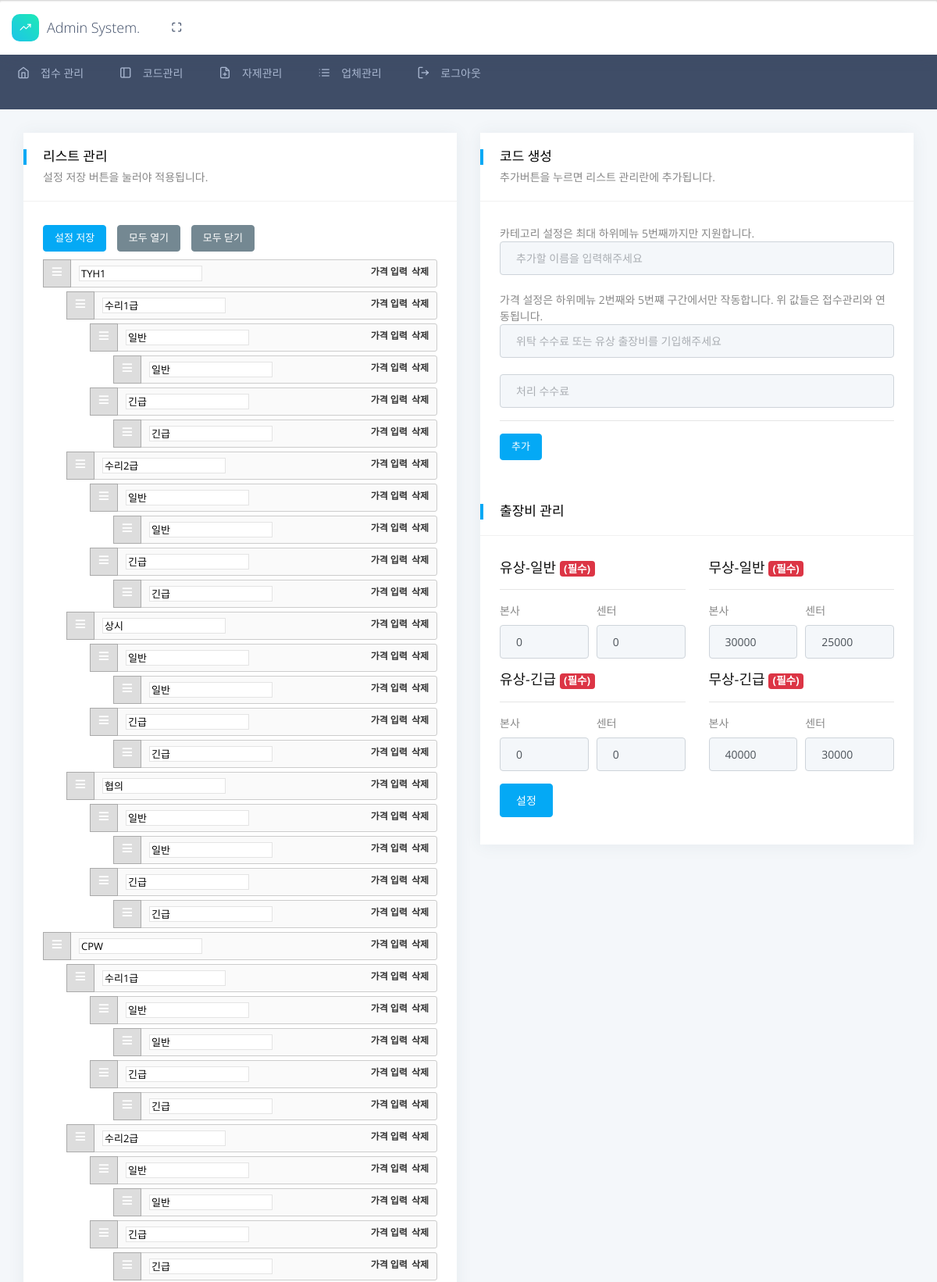
The app's page /view/mng_code.php (signed in, upper part) with its own data.
### tables this page shows
CREATE TABLE `category` (
  `id_menu` int(11) NOT NULL,
  `label_menu` varchar(20) NOT NULL COMMENT '코드명',
  `price1` varchar(50) DEFAULT NULL COMMENT '가격',
  `price2` varchar(50) DEFAULT NULL COMMENT '가격',
  `parent_id` int(11) NOT NULL COMMENT '하위카테고리 지정',
  `prev_date` datetime DEFAULT NULL COMMENT '버전관리를 위한 날짜저장',
  `update_date` datetime DEFAULT NULL COMMENT '업데이트 날짜'
);

CREATE TABLE `travel_expenses` (
  `idx` int(11) NOT NULL,
  `model_code` varchar(50) DEFAULT NULL COMMENT '구분',
  `name` varchar(50) DEFAULT NULL COMMENT '이름',
  `price` int(50) DEFAULT 0 COMMENT '본사가격',
  `price_center` int(50) NOT NULL DEFAULT 0 COMMENT '센터가격'
);

### config/db_con.php (called while the page is built, shortened)
<?php
class srms
{
    public $connect;
    public $query;
    function srms()
    {
        $this->connect = new PDO("mysql:host=localhost;dbname=admin", "root", "t6EuZwCHXH6tQr2yKNWCM4b9v3FGt6d3");
    }
    function get_result()
    {
        return $this->connect->query($this->query, PDO::FETCH_ASSOC);
    }
    function login_id()
    {
        $this->query = "
		SELECT * FROM management_account a
		left JOIN management b on a.ac_code = b.cp_code
		WHERE ac_status='Enable' AND cp_status='Enable' AND ac_id = '".$_SESSION['user_id']."'
		";
        $result = $this->get_result();
        foreach($result as $row)
        {
            return $row["ac_id"];
        }
    }
    function login_mame()
    {
        $this->query = "
		SELECT * FROM management_account a
		left JOIN management b on a.ac_code = b.cp_code
		WHERE ac_status='Enable' AND cp_status='Enable' AND ac_id = '".$_SESSION['user_id']."'
		";
        $result = $this->get_result();
        foreach($result as $row)
        {
            return $row["ac_name"];
        }
    }
    function level_check()
    {
        $this->query = "
		SELECT * FROM management_account a
		left JOIN management b on a.ac_code = b.cp_code
		WHERE ac_status='Enable' AND cp_status='Enable' AND ac_id = '".$_SESSION['user_id']."'
		";
        $result = $this->get_result();
        foreach($result as $row)
        {
            return $row["cp_level"];
        }
    }
    function cp_name_check()
    {
        $this->query = "
		SELECT * FROM management_account a
		left JOIN management b on a.ac_code = b.cp_code
		WHERE ac_id = '".$_SESSION['user_id']."'
		";
        $result = $this->get_result();
        foreach($result as $row)
        {
            return $row["cp_name"];
        }
    }
    function cmp_code()
    {
        $this->query = "
		SELECT * FROM management_account a
		left JOIN management b on a.ac_code = b.cp_code
		WHERE ac_status='Enable' AND cp_status='Enable' AND ac_id = '".$_SESSION['user_id']."'
		";
        $result = $this->get_result();
        foreach($result as $row)
        {
            return $row["cp_code"];
        }
    }
}
?>

### view/mng_code.php (the view, shortened to what this page needs)
<?php
include("../config/db_con.php");
$object = new srms();
$login_id = $object->login_id();
$object->query = "SELECT * FROM travel_expenses ORDER BY idx ASC;";
$result = $object->get_result();
$travel_1 = '';
foreach($result as $row => $value)
{
    $travel_1 .= '
     <div class="col-md-6">
        <h5>'.$value['name'].'  <span class="badge badge-danger">(필수)</span></h5>
        <hr/>
        <div class="form-row">
            <div class="form-group col-md-6">
                <label for="inputZip">본사</label>
                <input type="hidden" name="expenses_text" id="expenses_text'.$row.'" value="'.$value['name'].'">
                <input type="text" class="form-control" name="expenses" id="expenses'.$row.'" class="expenses" placeholder="금액을 설정해주세요" value="'.$value['price'].'">
            </div>
            <div class="form-group col-md-6">
                <label for="inputZip">센터</label>
                <input type="text" class="form-control" name="expenses_center" id="expenses_center'.$row.'" class="expenses" placeholder="금액을 설정해주세요" value="'.$value['price_center'].'">
            </div>
        </div>
    </div>
    '
    ;
}
function renderMenuItem($id, $label, $price1, $price2)
{
    return '<li class="dd-item dd3-item" data-id="' . $id . '" data-label="' . $label . '" data-price1="' . $price1 . '" data-price2="' . $price2 . '" data-url="' . $id . '">' .
        '<div class="dd-handle dd3-handle" > Drag</div>' .
        '<div class="dd3-content"><input type="text" class="form-control2" name="navigation_label" value="' . $label . '">' .
        '<div class="item-delete">삭제</div>' .
        '<div class="item-edit">가격 입력</div>' .
        '</div>' .
        '<div class="item-settings d-none">' .
        '<p><label for="">위탁 수수료<br><input type="text" name="price1" id="price1" value="' . $price1 . '"></label></p>' .
        '<p><label for="">처리 수수료<br><input type="text" name="price2"  id="price2"  value="' . $price2 . '"></label></p>' .
        '<p>' .
        '<a class="item-close" href="javascript:;">닫기</a></p>' .
        '</div>';
}
function menuTree($parent_id = 0)
{
    $object = new srms();
    $items = '';
    $object->query = "SELECT * FROM category WHERE parent_id = '".$parent_id."'AND update_date IN (SELECT MAX(update_date) FROM category) ORDER BY id_menu ASC";
    $result = $object->get_result();
    $items .= '<ol class="dd-list">';
    foreach($result as $row){
        $items .= renderMenuItem($row['id_menu'], $row['label_menu'], $row['price1'], $row['price2']);
        $items .= menuTree($row['id_menu']);
        $items .= '</li>';
    }
    $items .= '</ol>';
    return $items;
}
?>
<?php include("../common/script.php") ?>
<body>
<?php include("../common/header.php") ?>
<link rel="stylesheet" href="../assets/nestable/css/jquery.nestable.css">
<link rel="stylesheet" href="../assets/nestable/css/style.css">
<div class="main-body">
    <div class="page-wrapper">
        <div class="row">
            <div class="col-sm-6">
                <div class="card">
                    <div class="card-header">
                        <h5><?php echo $class_name; ?> 리스트 관리</h5>
                        <span class="d-block m-t-5">설정 저장 버튼을 눌러야 적용됩니다.</span>
                    </div>
                    <div class="card-body">
                        <form method="post">
                            <nav id="nestable-menu">
                                <button class="btn btn-primary btn-sm setting_save" type="submit" id="">설정 저장</button>
                                <button class="btn btn-secondary btn-sm m-b-10 m-r-10" type="button" data-action="expand-all">모두 열기</button>
                                <button class="btn btn-secondary btn-sm m-b-10" type="button" data-action="collapse-all">모두 닫기</button>
                            </nav>
                            <div class="cf nestable-lists">
                                <div class="dd" id="nestable">
                                    <?php
                                    $html_menu = menuTree();
                                    echo (empty($html_menu)) ? '<ol class="dd-list"></ol>' : $html_menu;
                                    ?>
                                </div>
                            </div>
                        </form>
                    </div>
                </div>
            </div>
            <div class="col-sm-6">
                <div class="card">
                    <div class="card-header">
                        <h5><?php echo $class_name; ?> 코드 생성</h5>
                        <span class="d-block m-t-5">추가버튼을 누르면 리스트 관리란에 추가됩니다.</span>
                    </div>
                    <div class="card-body">
                        <form id="add-item">
                            카테고리 설정은 최대 하위메뉴 5번째까지만 지원합니다.
                            <input type="text" class="form-control" name="name" placeholder="추가할 이름을 입력해주세요" >
                            <br/>
                            가격 설정은 하위메뉴 2번째와 5번쨰 구간에서만 작동합니다. 위 값들은 접수관리와 연동됩니다.
                            <input type="text" class="form-control" name="price1" placeholder="위탁 수수료 또는 유상 출장비를 기입해주세요">
                            <br/>
                            <input type="text" class="form-control" name="price2" placeholder="처리 수수료">
                            <hr />
                            <button class="btn btn-primary btn-sm" type="submit">추가</button>
                        </form>
                    </div>
                    <div class="card-header">
                        <h5><?php echo $class_name; ?> 출장비 관리</h5>
                    </div>
                    <div class="card-body">
                        <form name="testForm">
                            <div class="row">
                                <?php echo $travel_1 ?>
                            </div>
                            <button class="btn btn-primary " id="add-item1"  type="submit">설정</button>
                        </form>
                    </div>
                </div>
            </div>
        </div>
    </div>
    <?php include("../common/footer.php") ?>
</body>
</html>

### assets/nestable/css/style.css (style rules this page uses)
.dd3-content { display: block; height: 36px; margin: 5px 0; padding: 7px 10px 8px 45px; color: #333; text-decoration: none; font-weight: bold; line-height: 16px; border: 1px solid #ccc; background: #fafafa; border-radius: 3px; box-sizing: border-box; -moz-box-sizing: border-box; }
.dd3-item { margin: 5px 0; }
.dd3-handle { position: absolute; margin: 0; left: 0; top: 0; cursor: move; width: 36px; height: 36px; text-indent: 25px; white-space: nowrap; overflow: hidden; border: 1px solid #aaa; background: #ddd; border-radius: 0; }
.dd3-handle:before { content: '≡'; display: block; position: absolute; left: 0; top: 3px; width: 100%; text-align: center; text-indent: 0; color: #fff; font-size: 25px; font-weight: bolder; }
.item-edit { font-size: 12px; float: right; color: #333; cursor: pointer; }
.item-delete { font-size: 12px; float: right; color: #333; cursor: pointer; margin-left:5px; }
.form-control2 { border: 1px solid #e4e4e4 }

### records on screen
category: navigation_label "TYH1"
category: navigation_label "수리1급"
category: navigation_label "일반"
category: navigation_label "일반"
category: navigation_label "긴급"
category: navigation_label "긴급"
category: navigation_label "수리2급"
category: navigation_label "일반"
category: navigation_label "일반"
category: navigation_label "긴급"
category: navigation_label "긴급"
category: navigation_label "상시"
category: navigation_label "일반"
category: navigation_label "일반"
category: navigation_label "긴급"
category: navigation_label "긴급"
category: navigation_label "협의"
category: navigation_label "일반"
category: navigation_label "일반"
category: navigation_label "긴급"
category: navigation_label "긴급"
category: navigation_label "CPW"
category: navigation_label "수리1급"
category: navigation_label "일반"
category: navigation_label "일반"
category: navigation_label "긴급"
category: navigation_label "긴급"
category: navigation_label "수리2급"
category: navigation_label "일반"
category: navigation_label "일반"
category: navigation_label "긴급"
category: navigation_label "긴급"
travel_expenses: name "유상-일반", expenses "0", expenses_center "0"
travel_expenses: name "무상-일반", expenses "30000", expenses_center "25000"
travel_expenses: name "유상-긴급", expenses "0", expenses_center "0"
travel_expenses: name "무상-긴급", expenses "40000", expenses_center "30000"
